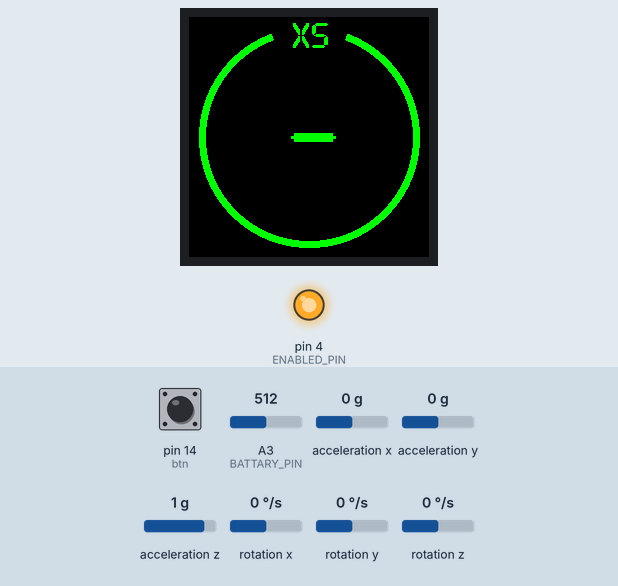
A program run on a simulated SparkFun Pro Micro, built with avr-gcc and run on an emulated ATmega32U4. Shown: 240×240 colour display, output pins drawn as LEDs (lit = HIGH). Inputs (shaded band) come from the test bench; at power-on: A3 (BATTARY_PIN) = 512, pin 14 (btn) LOW, acceleration x 0 g, acceleration y 0 g, acceleration z 1 g, rotation x 0 °/s, rotation y 0 °/s, rotation z 0 °/s. Random numbers use the default seed unless the program sets one; what the program prints to the serial monitor is not drawn.

Above: at 1.3 s.
1.4 s: A3 (BATTARY_PIN) set to 126
2.9 s: A3 (BATTARY_PIN) set to 109
At 4.1 s:
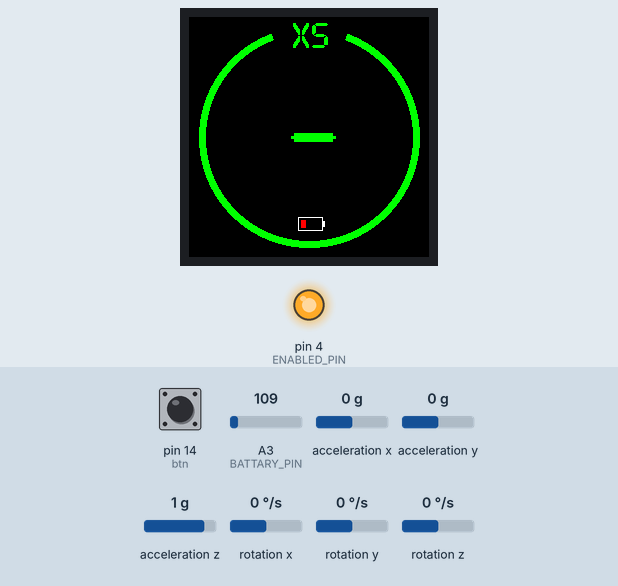
4.4 s: pin 14 (btn) pulled HIGH for 0.15 s
At 6.4 s:
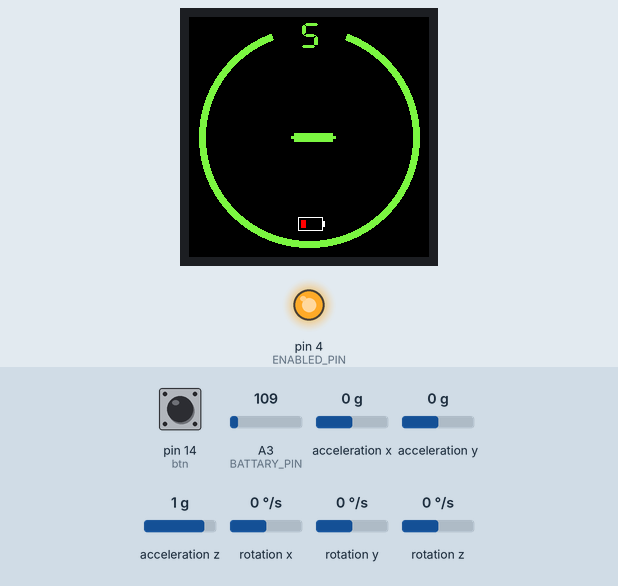
6.9 s: pin 14 (btn) pulled HIGH for 0.15 s
At 9.1 s:
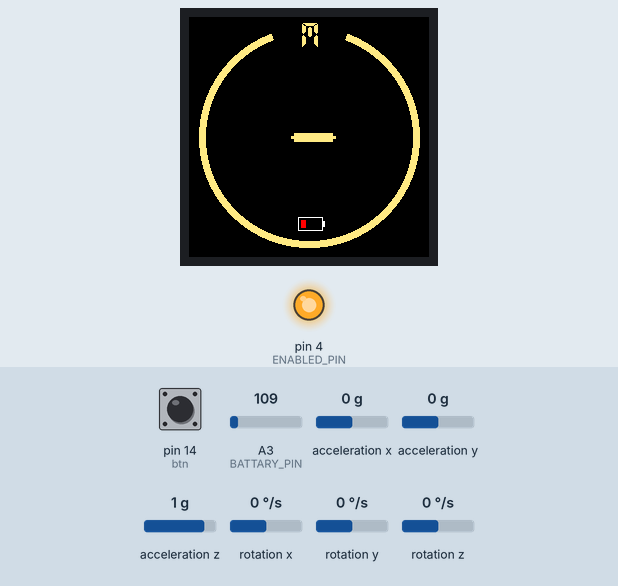
9.4 s: pin 14 (btn) pulled HIGH for 0.15 s
At 11.6 s:
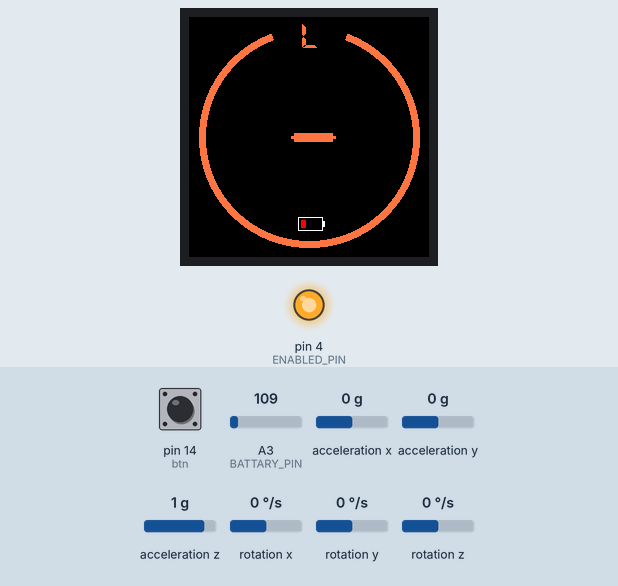
11.9 s: pin 14 (btn) pulled HIGH for 0.15 s
At 13.4 s:
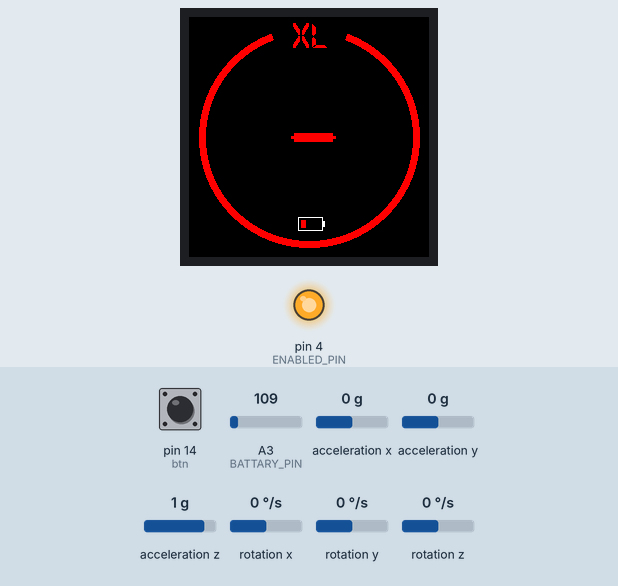
Timing chart, 0 to 14.9 s (numbered marks = the images above; inputs shaded):
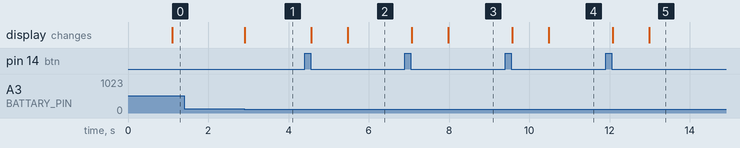

Measured:
- the behaviour switches between 118 and 117 on A3 (BATTARY_PIN) (found by bisection; images 0 and 1)
- after the input at 1.4 s, every drawn part: stays the same
- after the input at 2.9 s, the display: changes at once (image 1)
- after the input at 4.4 s, the display: first changes after 0.17 s (image 2 shows a later state)
- after the input at 6.9 s, the display: first changes after 0.17 s (image 3 shows a later state)
- after the input at 9.4 s, the display: first changes after 0.18 s (image 4 shows a later state)
- after the input at 11.9 s, the display: first changes after 0.18 s (image 5 shows a later state)

The program:

main.cpp
```cpp
#include <Arduino_GFX_Library.h>
#include <EncButton.h>
#include <MPU6050.h>
#include <Wire.h>
#include "font.h"

#define ENABLED_PIN 4

#define MPU_INTERRUPT 3
#define ROLL_THRESHOLD 10000
#define SHAKE_PERIOD 500

#define BATTARY_PIN A3
#define BATTARY_X 109
#define BATTARY_Y 200

Button btn(14, INPUT);
MPU6050 mpu;
Arduino_DataBus *bus = create_default_Arduino_DataBus();
//  CS:  9, DC:  8, RST:  7, BL:  6, SCK: 13, MOSI: 11, MISO: 12
Arduino_GFX *gfx = new Arduino_GC9A01(bus, 7 /* RST */, 3 /* rotation */, true /* IPS */);

unsigned long lastActionTime;

uint8_t getPosition(char *num)
{
    uint8_t pos = 0;
    int size = strlen(num);
    for (uint8_t i = 0; i < size; i++)
    {
        if (num[i] == 49)
        {
            pos += 14;
        }
        else if (num[i] == 45)
        {
            pos += 5;
        }
    }
    return 33 + (3 - size) * 29 + pos;
}

void printDays(uint16_t color, char *days)
{
    gfx->setTextColor(color);
    gfx->setTextSize(3);
    gfx->setCursor(getPosition(days), 155);
    gfx->println(days);
}

void printSize(uint16_t color, char *size)
{
    gfx->setTextColor(color);
    gfx->setTextSize(1);
    if (strlen(size) == 1)
    {
        gfx->setCursor(111, 30);
    }
    else
    {
        gfx->setCursor(102, 30);
    }
    gfx->println(size);
}

void printDebugLines()
{
    for (int i = 0; i <= 48; i++)
    {
        gfx->drawLine(i * 5, 0, i * 5, 240, GREEN);
    }
    gfx->drawCircle(120, 120, 119, BLUE);
    gfx->drawLine(120, 0, 120, 240, BLUE);
    gfx->drawLine(0, 120, 240, 120, BLUE);
}

void printBattary()
{
    gfx->drawRect(BATTARY_X, BATTARY_Y, 25, 14, WHITE);
    gfx->fillRect(BATTARY_X + 25, BATTARY_Y + 4, 2, 6, WHITE);
    gfx->fillRect(BATTARY_X + 3, BATTARY_Y + 3, 5, 8, RED);
}

void clearBattary()
{
    gfx->fillRect(BATTARY_X - 4, BATTARY_Y - 4, 35, 22, BLACK);
}

void setup(void)
{
    analogReference(INTERNAL);
    pinMode(ENABLED_PIN, OUTPUT);
    digitalWrite(ENABLED_PIN, HIGH);
    lastActionTime = millis();

    btn.setBtnLevel(HIGH);
    Serial.begin(9600);

    randomSeed(analogRead(0));

    if (!gfx->begin())
    {
        Serial.println("gfx->begin() failed!");
    }
    gfx->fillScreen(BLACK);
    gfx->setFont(&Font);

    Wire.begin();
    mpu.initialize();
    Serial.println(mpu.testConnection() ? "MPU6050 connection successful" : "MPU6050 connection failed");
    mpu.setFullScaleAccelRange(MPU6050_ACCEL_FS_8);

    mpu.setXAccelOffset(-5803);
    mpu.setYAccelOffset(-378);
    mpu.setZAccelOffset(1850);
    mpu.setXGyroOffset(19);
    mpu.setYGyroOffset(7);
    mpu.setZGyroOffset(-34);

    // printDebugLines();
}

void loop()
{
    static bool needDraw = true;
    static int sizeIndex = 0;
    static int randNumber = 0;

    static uint16_t color = RGB565(0, 255, 0);
    static char days[5] = "-";
    static char *size = "XS";

    static int16_t ax, ay, az, gx, gy, gz;
    static float X, Y, Z, totalAccel;

    static uint32_t shakeCount = 0;
    static unsigned long shakeTimer;

    static bool isLowBattary = false;

    btn.tick();

    if (btn.hold())
    {
        digitalWrite(ENABLED_PIN, LOW);
        gfx->fillScreen(BLACK);
    }

    if (btn.click())
    {
        lastActionTime = millis();

        if (++sizeIndex > 4)
        {
            sizeIndex = 0;
        }

        switch (sizeIndex)
        {
        case 0:
            size = "XS";
            color = RGB565(0, 255, 0);
            break;

        case 1:
            size = "S";
            color = RGB565(127, 245, 66);
            break;

        case 2:
            size = "M";
            color = RGB565(255, 235, 132);
            break;

        case 3:
            size = "L";
            color = RGB565(255, 118, 66);
            break;

        case 4:
            size = "XL";
            color = RGB565(255, 0, 0);
            break;
        }
        strcpy(days, "-");
        needDraw = true;
    }

    mpu.getMotion6(&ax, &ay, &az, &gx, &gy, &gz);

    X = 0;
    Y = 0;
    Z = 0;
    for (int i = 0; i < 10; i++)
    {
        X += ax;
        Y += ay;
        Z += az;
        delay(1);
    }
    X /= 10;
    Y /= 10;
    Z /= 10;

    totalAccel = sqrt(X * X + Y * Y + Z * Z) - 16384;

    if (totalAccel > ROLL_THRESHOLD)
    {
        shakeCount++;
    }

    if (shakeCount == 1)
    {
        shakeTimer = millis();
        shakeCount++;
    }

    if (shakeCount == 6)
    {
        switch (sizeIndex)
        {
        case 0:
            randNumber = random(1, 4);
            itoa(randNumber, days, 10);
            break;

        case 1:
            randNumber = random(4, 8);
            itoa(randNumber, days, 10);
            break;

        case 2:
            randNumber = random(8, 15);
            itoa(randNumber, days, 10);
            break;

        case 3:
            randNumber = random(15, 30);
            itoa(randNumber, days, 10);
            break;

        case 4:
            randNumber = random(30, 100);
            itoa(randNumber, days, 10);
            break;
        }

        needDraw = true;
        lastActionTime = millis();
        shakeCount = 0;
    }

    if (shakeCount > 0 && millis() - shakeTimer >= SHAKE_PERIOD)
    {
        shakeCount = 0;
    }

    if (needDraw)
    {
        needDraw = false;
        gfx->fillRect(102, 0, 40, 40, BLACK);
        gfx->fillRect(33, 75, 177, 90, BLACK);
        gfx->fillArc(120, 120, 110, 104, 290, 250, color);

        printDays(color, days);
        printSize(color, size);
    }

    if (millis() - lastActionTime > 120000)
    {
        digitalWrite(ENABLED_PIN, LOW);
    }

    if (analogRead(BATTARY_PIN) < 118)
    {
        if (!isLowBattary)
        {
            isLowBattary = true;
            printBattary();
        }
    }
    else
    {
        if (isLowBattary)
        {
            isLowBattary = false;
            clearBattary();
        }

    }
}
```

Source omitted: font.h (data table, 9853 bytes)
